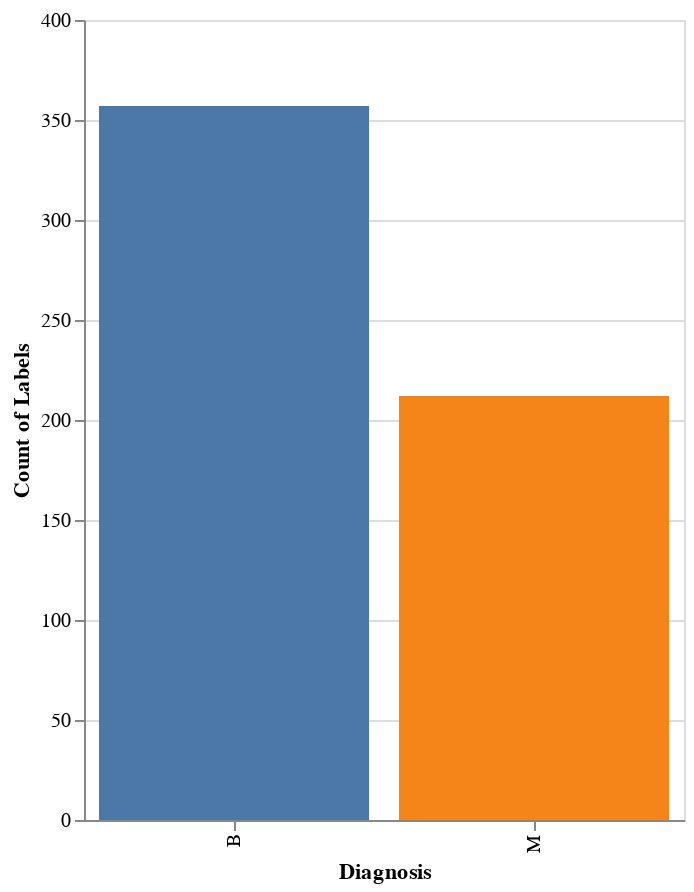

Notebook code cell kept with this figure:
### Markdown cell above
# Get the total count of Malignant (cancerous) or Benign (non cancerous).

### Code cell
alt.Chart(df).mark_bar().encode(
    x=alt.Y('diagnosis:N', axis=alt.Axis(title='Diagnosis')),
    y=alt.X('count(diagnosis):Q', axis=alt.Axis(title='Count of Labels')),
    color=alt.Color('diagnosis:N', legend=None),
    tooltip=[alt.Tooltip('count(diagnosis)', title='Count')]
).properties(
    width=300, height=400
)

### Figure 1 — Vega-Lite specification as saved in the notebook (floating-point values rounded to 4 significant figures; data arrays with more than 128 entries replaced by an {"elided": "..."} marker saying what was removed)
{"config": {"view": {"continuousWidth": 400, "continuousHeight": 300}}, "data": {"name": "data-ed5d09f0d44d58da4f7887634301c046"}, "mark": "bar", "encoding": {"color": {"field": "diagnosis", "legend": null, "type": "nominal"}, "tooltip": [{"aggregate": "count", "field": "diagnosis", "title": "Count", "type": "nominal"}], "x": {"axis": {"title": "Diagnosis"}, "field": "diagnosis", "type": "nominal"}, "y": {"aggregate": "count", "axis": {"title": "Count of Labels"}, "field": "diagnosis", "type": "quantitative"}}, "height": 400, "width": 300, "$schema": "https://vega.github.io/schema/vega-lite/v4.17.0.json", "datasets": {"data-ed5d09f0d44d58da4f7887634301c046": {"elided": "569 records"}}}
